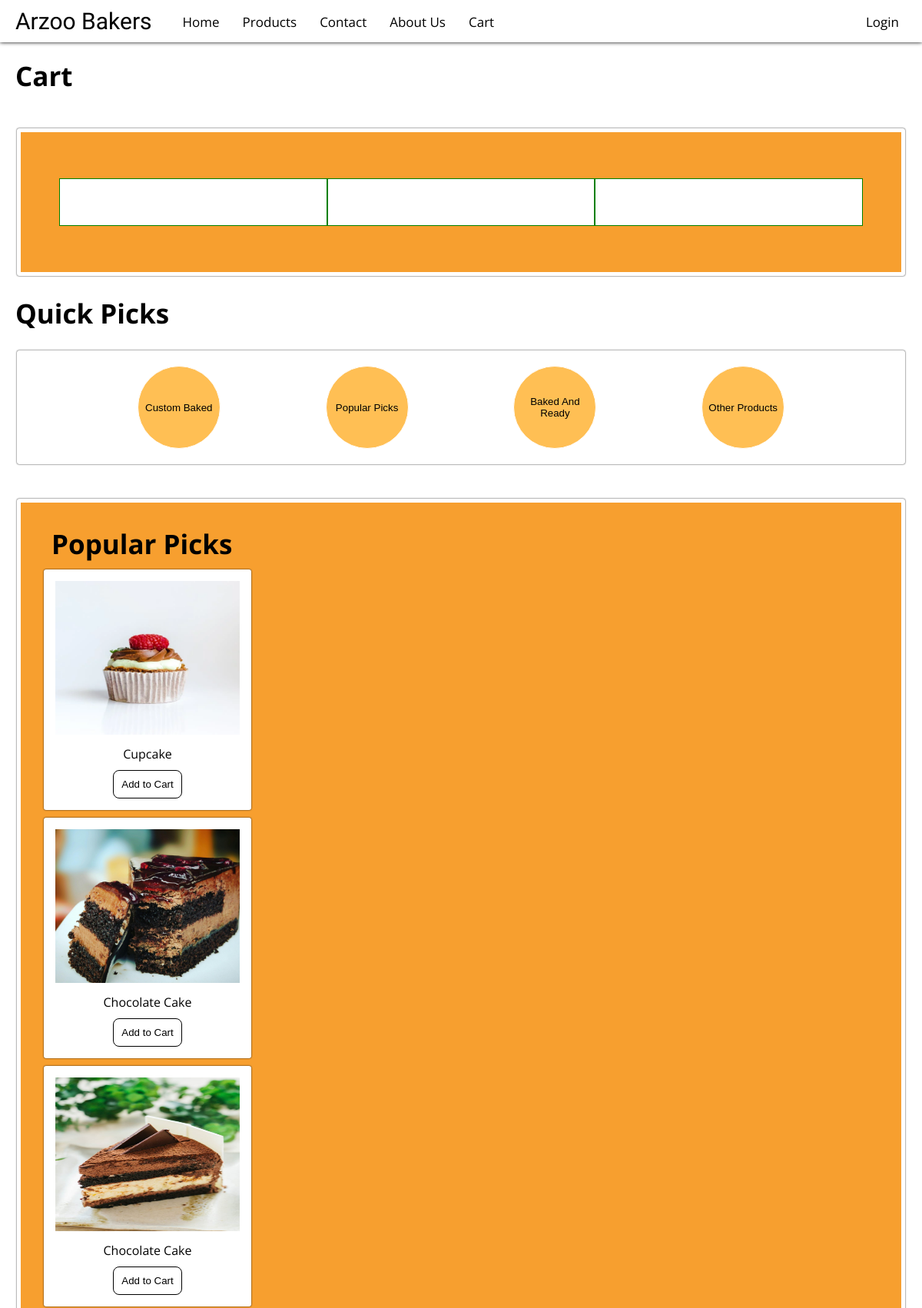
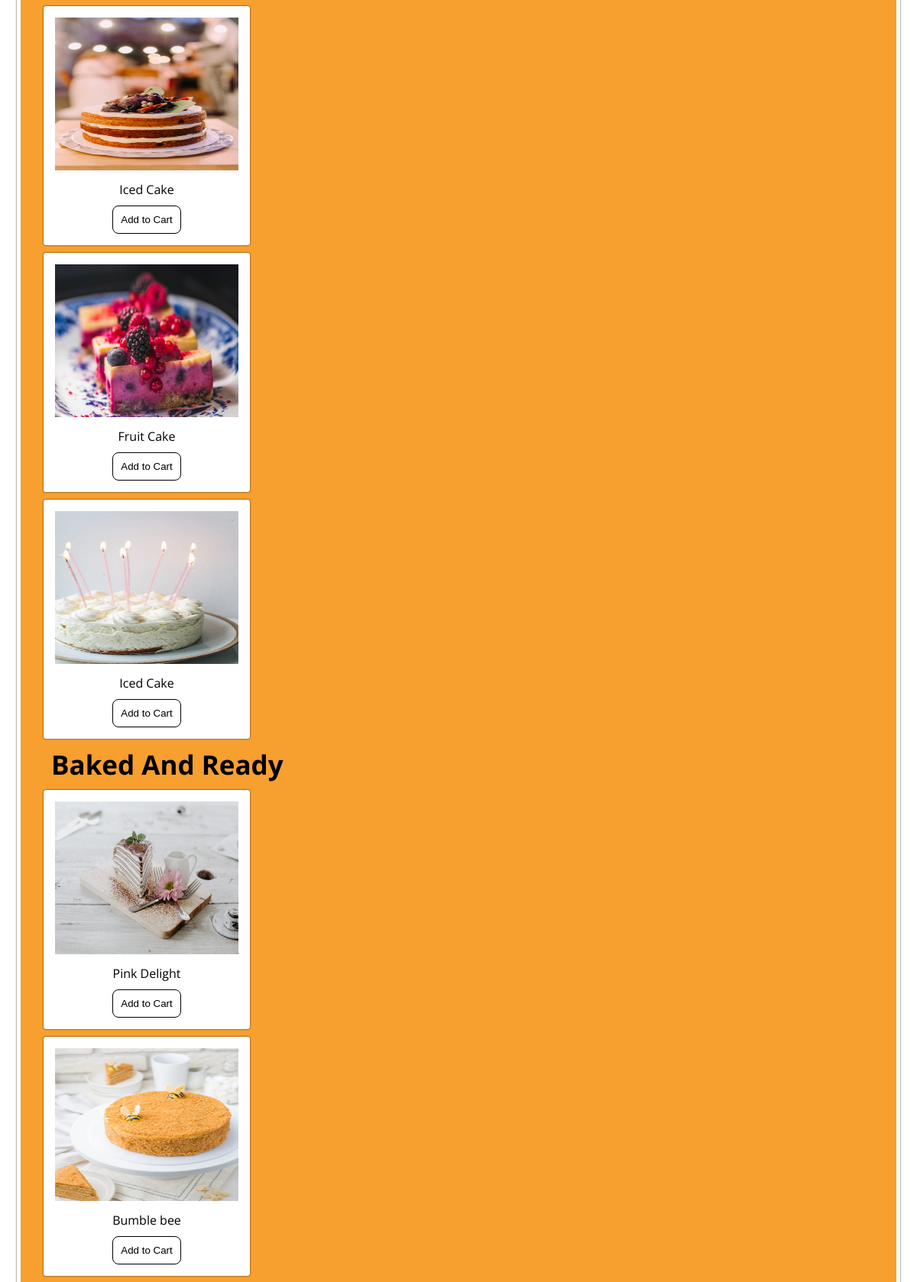
The page /cart (upper part) on the database its author committed (2 pictures, top to bottom).
### products/models.py (models this page shows, shortened)
class popular(models.Model):
    upload = models.FileField(upload_to="uploads/")
    name = models.TextField(max_length=20)
    price = models.IntegerField(default=200)

class baked_and_ready(models.Model):
    upload = models.FileField(upload_to="uploads/")
    name = models.TextField(max_length=20)
    price = models.IntegerField(default=200)

### pages/views.py (the view)
# urls.py: path('cart',cart,name='cart'),
def cart(request):
    namelist = request.session.get('namelist', [])
    pricelist = request.session.get('pricelist', [])
    indexlist = request.session.get('indexlist', [])
    popular_items = popular.objects.all()
    baked_and_ready_items = baked_and_ready.objects.all()
    return render(request, 'cart.html',{'popular_items':popular_items,'baked_and_ready_items':baked_and_ready_items,'namelist': namelist, 'pricelist': pricelist,'indexlist':indexlist})

### pages/templates/cart.html (shortened to what this page needs)
{% load static %}
<!DOCTYPE html>
<html lang="en">
<head>
    <link rel="stylesheet" href="{% static 'css/main.css'%}">
    <link rel="stylesheet" href="{% static 'css/cardmanager.css'%}" />
    <link rel="stylesheet" href="{% static 'css/header.css' %}">
    <link rel="stylesheet" href="{% static 'css/footer.css' %}">
    <link rel="stylesheet" href="{% static 'css/cart.css' %}">
    <link rel="stylesheet" href="{% static 'css/mobile-css/mobile-navbar.css' %}">
    <link rel="stylesheet" href="{% static 'css/mobile-css/mobile-main.css' %}">
    <link rel="stylesheet" href="{% static 'css/mobile-css/mobile-cardmanager.css' %}">
    <link rel="stylesheet" href="{% static 'css/mobile-css/mobile-footer.css' %}">
    <link rel="stylesheet" href="{% static 'css/mobile-css/mobile-cart.css' %}">
</head>
<body>
    {% include "navbar-index.html" %}
    <h1 class="subheadings">Cart</h1>
    <main>
        <div class="cartholder">
            <ol class="cartul" type="1">
            </ol>
            <ul class="cartul" type="none">
            </ul>
            <ul class="cartul" type="none">
            </ul>
        </div>
    </main>
    {% include "main-index.html" %}
</body>
</html>

### pages/templates/main-index.html (shortened to what this page needs)
{% load static %}
<h2 class="subheadings">Quick Picks</h2>
<div class="quickpicks" id="quickpicks">
    <button class="quickcard" onclick="scrollToSection('#custom')">Custom Baked</button>
    <button class="quickcard" onclick="scrollToSection('#popularpicks')">Popular Picks</button>
    <button class="quickcard" onclick="scrollToSection('#bakedandready')">Baked And Ready</button>
    <button class="quickcard" onclick="product()">Other Products</button>
</div>
<main>
    <h2 class="subheadings" id="popularpicks">Popular Picks</h2>
    <div class="cardholder shadow">
        {% for item in popular_items %}
        <div class="card">
            <div class="imageholder">
                <img src="{{item.upload.url}}" alt="" class="cardimage">
            </div>
            <p style='font-family:"Open Sans", sans-serif;'>{{item.name}}</p>
            <button class="addtocart" data-name="{{item.name}}" data-price="{{item.price}}" style="
                padding: 10px 10px;
                background-color: white;
                color: black;
                margin: 10px 10px;
                border-radius: 8px;
                border: 1px black solid;
            ">Add to Cart</button>
        </div>
        {% endfor %}
    </div>
    <h2 class="subheadings" id="bakedandready">Baked And Ready</h2>
    <div class="cardholder shadow">
        {% for item in baked_and_ready_items %}
        <div class="card">
            <div class="imageholder">
                <img src="{{item.upload.url}}" alt="" class="cardimage">
            </div>
            <p style='font-family:"Open Sans", sans-serif;'>{{item.name}}</p>
            <button class="addtocart" data-name="{{item.name}}" data-price="{{item.price}}" style="
                padding: 10px 10px;
                background-color: white;
                color: black;
                margin: 10px 10px;
                border-radius: 8px;
                border: 1px black solid;
            ">Add to Cart</button>
        </div>
        {% endfor %}
    </div>
</main>

### pages/static/css/main.css (style rules this page uses)
main { padding: 30px 20px; background-color: #F79F2F; margin: 25px 22px; border-radius: 3px; border: 5px white solid; box-shadow: 0px 0px 2px 0px; margin-top: 45px; }
.subheadings { margin-left: 20px; font-size: 35px; font-family: "Open Sans", sans-serif; }
.quickpicks { display: flex; align-items: center; justify-content: space-evenly; flex-direction: row; box-shadow: 0px 0px 2px 0px ; margin: 25px 22px; padding: 20px 20px; border-radius: 3px; }
.quickcard { height: 9vw; width: 9vw; background-color: #FFBF54; color: black; transition: transform 0.3s ease-in; border-radius: 1000px; border: 1px white solid; }

### pages/static/css/cardmanager.css (style rules this page uses)
.card { display: flex; align-items: center; flex-direction: column; box-shadow: 0px 0px 2px 0px; height: fit-content; width: fit-content; padding: 5px 5px; margin: 10px 10px; background-color: white; border-radius: 3px; }
.imageholder { margin: 5px 5px; padding: 5px 5px; width: fit-content; height: fit-content; }
.cardimage { height: 25vh; width: 30vh; }
.addtocart { padding: 10px 10px; }

### pages/static/css/header.css (style rules this page uses)
* { box-sizing: border-box; margin: 0px 0px; padding: 0px 0px; }

### pages/static/css/cart.css (style rules this page uses)
.cartholder { display: flex; flex-direction: row; padding: 30px 30px; align-items: center; justify-content: center; }
.cartul { display: flex; flex-direction: column; border: 1px green solid; padding: 30px 30px; width: 40vw; background-color: white; }

### rows shown on the page
popular: upload (picture), name "Cupcake"
popular: upload (picture), name "Chocolate Cake"
popular: upload (picture), name "Chocolate Cake"
popular: upload (picture), name "Iced Cake"
popular: upload (picture), name "Fruit Cake"
popular: upload (picture), name "Iced Cake"
baked_and_ready: upload (picture), name "Pink Delight"
baked_and_ready: upload (picture), name "Bumble bee"
